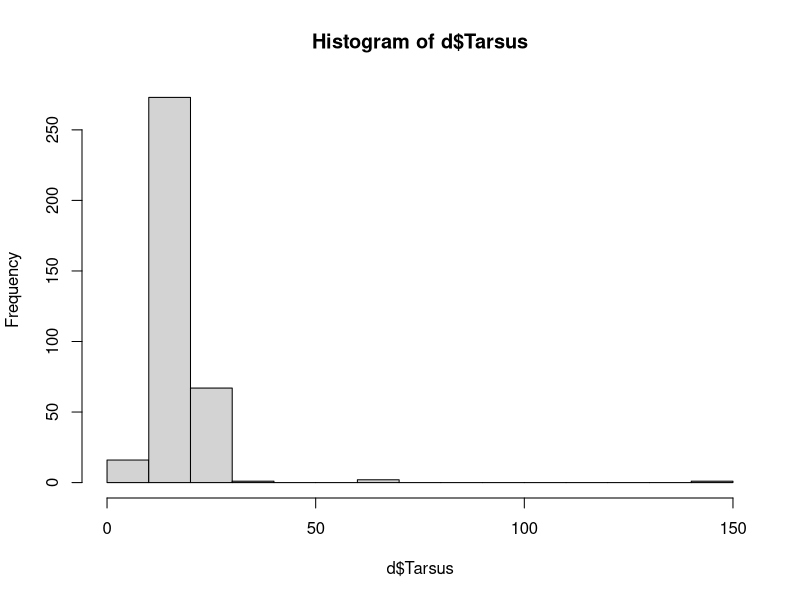
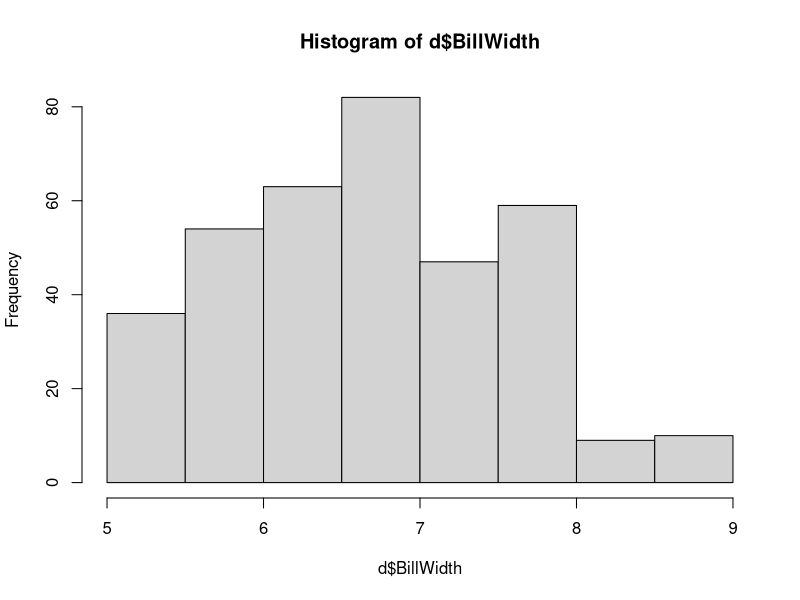

Recreate these plots in R, in order.
## Desc: Do this first random effects Handout

rm(list = ls())
d <- read.table("../data/ObserverRepeatability.txt", header = T, sep = ",")
str(d)
hist(d$Tarsus)
hist(d$BillWidth)
d <- subset(d, d$Tarsus <= 40)
d <- subset(d, d$Tarsus >= 10)
summary(d$Tarsus)
var(d$Tarsus)
summary(d$BillWidth)
var(d$BillWidth)
require(lme4)
require(lmtest)

mT1 <- lmer(Tarsus ~ 1 + (1|StudentID), data = d)
mT2 <- lmer(Tarsus ~ 1 + (1|StudentID) + (1|GroupN), data = d)
lrtest(mT1, mT2)
summary(mT1)

3.21 / (3.21 + 1.23) # between group variance % explained

summary(mT2)

(3.29 + 0.35) / (3.29 + 0.35 + 2.26) # # between group variance % explained /// can seperate them to do how much each factor explains

## bill length
mT1 <- lmer(BillWidth ~ 1 + (1|StudentID), data = d)
mT2 <- lmer(BillWidth ~ 1 + (1|StudentID) + (1|GroupN), data = d)
lrtest(mT1, mT2)
summary(mT1)
(0.63) / (0.63 + 0.23)
summary(mT2)
(0.60 + 0.03) / (0.6 + 0.03 + 0.23)
